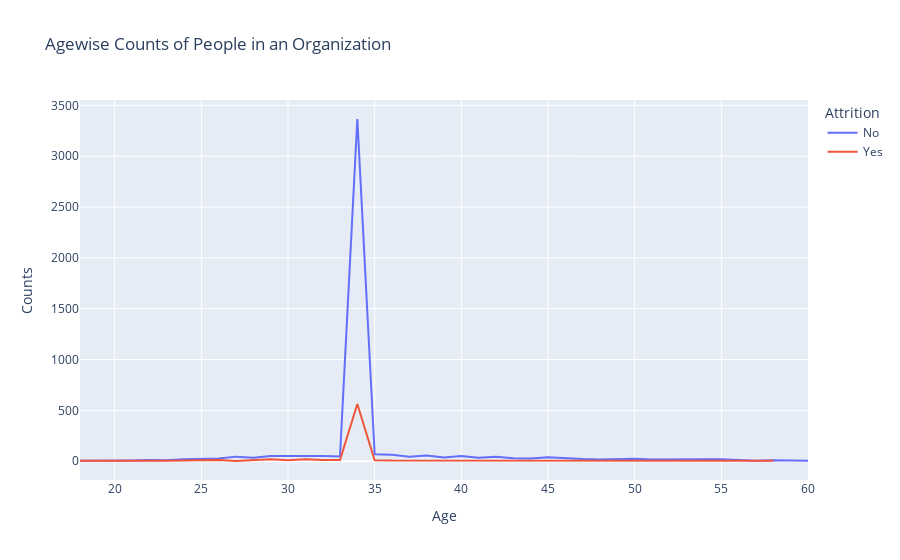

Notebook source saved alongside this figure:
### Markdown cell above
##### How is Attrition dependent on age?

### Code cell
age_att=combined_dataset.groupby(['Age','Attrition']).apply(lambda x:x['DailyRate'].count()).reset_index(name='Counts')
# plt.plot(data=age_att, color='Attrition')
# plt.xlabel('Age')
# plt.ylabel('Count')
# plt.title("Agewise Counts of People in an Organization")
px.line(age_att,x='Age',y='Counts',color='Attrition',title='Agewise Counts of People in an Organization')

### Figure 1 — Plotly figure (JSON) as saved in the notebook; plotly's stock layout.template omitted (floating-point values rounded to 4 significant figures)
{"data": [{"hovertemplate": "Attrition=No<br>Age=%{x}<br>Counts=%{y}<extra></extra>", "legendgroup": "No", "line": {"color": "#636efa", "dash": "solid"}, "marker": {"symbol": "circle"}, "mode": "lines", "name": "No", "orientation": "v", "showlegend": true, "type": "scatter", "x": [18.0, 19.0, 20.0, 21.0, 22.0, 23.0, 24.0, 25.0, 26.0, 27.0, 28.0, 29.0, 30.0, 31.0, 32.0, 33.0, 34.0, 35.0, 36.0, 37.0, 38.0, 39.0, 40.0, 41.0, 42.0, 43.0, 44.0, 45.0, 46.0, 47.0, 48.0, 49.0, 50.0, 51.0, 52.0, 53.0, 54.0, 55.0, 56.0, 57.0, 58.0, 59.0, 60.0], "xaxis": "x", "y": [4, 3, 5, 7, 11, 10, 19, 20, 27, 45, 34, 50, 51, 51, 50, 46, 3366, 68, 63, 44, 56, 36, 52, 34, 44, 30, 27, 39, 29, 21, 17, 22, 25, 17, 15, 17, 18, 19, 11, 4, 9, 10, 5], "yaxis": "y"}, {"hovertemplate": "Attrition=Yes<br>Age=%{x}<br>Counts=%{y}<extra></extra>", "legendgroup": "Yes", "line": {"color": "#EF553B", "dash": "solid"}, "marker": {"symbol": "circle"}, "mode": "lines", "name": "Yes", "orientation": "v", "showlegend": true, "type": "scatter", "x": [18.0, 19.0, 20.0, 21.0, 22.0, 23.0, 24.0, 25.0, 26.0, 27.0, 28.0, 29.0, 30.0, 31.0, 32.0, 33.0, 34.0, 35.0, 36.0, 37.0, 38.0, 39.0, 40.0, 41.0, 42.0, 43.0, 44.0, 45.0, 46.0, 47.0, 48.0, 49.0, 50.0, 51.0, 52.0, 53.0, 55.0, 56.0, 58.0], "xaxis": "x", "y": [4, 6, 6, 6, 5, 4, 7, 6, 12, 3, 14, 18, 9, 18, 11, 12, 562, 10, 6, 6, 2, 6, 5, 6, 2, 2, 6, 2, 4, 3, 2, 2, 5, 2, 3, 2, 3, 3, 5], "yaxis": "y"}], "layout": {"legend": {"title": {"text": "Attrition"}, "tracegroupgap": 0}, "title": {"text": "Agewise Counts of People in an Organization"}, "xaxis": {"anchor": "y", "domain": [0, 1], "title": {"text": "Age"}}, "yaxis": {"anchor": "x", "domain": [0, 1], "title": {"text": "Counts"}}}}
